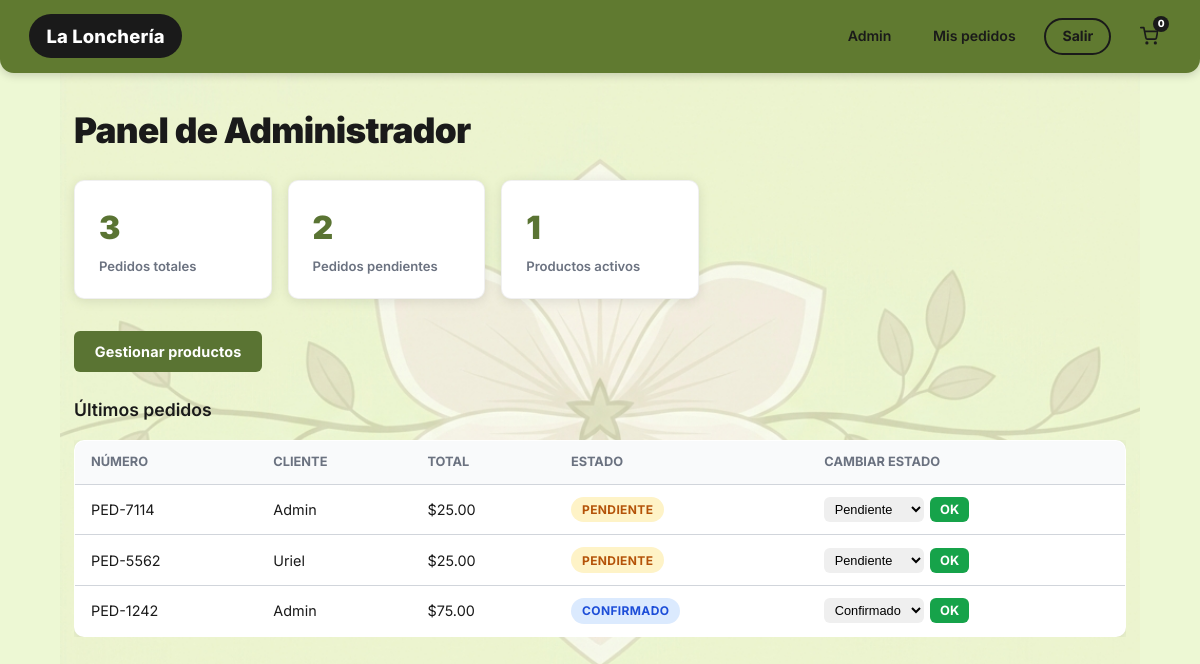
Page /admin (signed in) on the committed database.
### app.py (models this page shows, shortened)
class Pedido(db.Model):
    __tablename__ = "pedidos"
    id              = db.Column(db.Integer, primary_key=True)
    numero_pedido   = db.Column(db.String(20), unique=True, nullable=False)
    usuario_id      = db.Column(db.Integer, db.ForeignKey("usuarios.id"), nullable=False)
    estado          = db.Column(db.String(30), default="pendiente")
    notas           = db.Column(db.Text, nullable=True)
    metodo_pago     = db.Column(db.String(20), default="efectivo")
    subtotal        = db.Column(db.Float, default=0.0)
    total           = db.Column(db.Float, default=0.0)
    stripe_session  = db.Column(db.String(200), nullable=True)
    pago_confirmado = db.Column(db.Boolean, default=False)
    creado_en       = db.Column(db.DateTime, default=datetime.utcnow)
    detalles        = db.relationship("DetallePedido", backref="pedido", lazy=True,
                                      cascade="all, delete-orphan")
    ESTADOS = {
        "pendiente":      {"label": "Pendiente",  "color": "#F59E0B"},
        "confirmado":     {"label": "Confirmado", "color": "#3B82F6"},
        "en_preparacion": {"label": "Preparando", "color": "#8B5CF6"},
        "listo":          {"label": "Listo",      "color": "#10B981"},
        "entregado":      {"label": "Entregado",  "color": "#6B7280"},
        "cancelado":      {"label": "Cancelado",  "color": "#EF4444"},
    }
    @property
    def estado_info(self):
        return self.ESTADOS.get(self.estado, {"label": self.estado, "color": "#6B7280"})

class Usuario(db.Model, UserMixin):
    __tablename__ = "usuarios"
    id         = db.Column(db.Integer, primary_key=True)
    nombre     = db.Column(db.String(100), nullable=False)
    correo     = db.Column(db.String(150), unique=True, nullable=False)
    contrasena = db.Column(db.String(256), nullable=True)
    google_id  = db.Column(db.String(100), unique=True, nullable=True)
    avatar_url = db.Column(db.String(500), nullable=True)
    es_admin   = db.Column(db.Boolean, default=False)
    pedidos    = db.relationship("Pedido", backref="cliente", lazy=True)

### app.py (the view)
@app.route("/admin")
@login_required
def panel_admin():
    if solo_admin():
        return redirect(url_for("inicio"))
    return render_template("admin_dashboard.html",
        total_pedidos   = Pedido.query.count(),
        pendientes      = Pedido.query.filter_by(estado="pendiente").count(),
        total_productos = Producto.query.filter_by(activo=True).count(),
        pedidos         = Pedido.query.order_by(Pedido.creado_en.desc()).limit(15).all(),
        nombre=NOMBRE, cnt=0)

### app.py (called while the page is built)
@login_manager.user_loader
def cargar_usuario(uid):
    return db.session.get(Usuario, int(uid))

def solo_admin():
    return not (current_user.is_authenticated and current_user.es_admin)

### templates/admin_dashboard.html (shortened to what this page needs)
{% extends "base.html" %}
{% block contenido %}
<div class="contenedor">
  <h1 class="titulo-seccion">Panel de Administrador</h1>
  <div class="stats-grid">
    <div class="stat-tarjeta">
      <div class="stat-numero">{{ total_pedidos }}</div>
      <div class="stat-label">Pedidos totales</div>
    </div>
    <div class="stat-tarjeta">
      <div class="stat-numero">{{ pendientes }}</div>
      <div class="stat-label">Pedidos pendientes</div>
    </div>
    <div class="stat-tarjeta">
      <div class="stat-numero">{{ total_productos }}</div>
      <div class="stat-label">Productos activos</div>
    </div>
  </div>
  <div style="margin-bottom:1.5rem;">
    <a href="{{ url_for('admin_productos') }}" class="btn btn-primario" style="width:auto;display:inline-block;">
      Gestionar productos
    </a>
  </div>
  <h2 style="font-size:1.1rem;font-weight:600;margin-bottom:1rem;">Últimos pedidos</h2>
  {% if pedidos %}
  <div style="overflow-x:auto;">
    <table class="tabla-admin">
      <thead>
        <tr>
          <th>Número</th>
          <th>Cliente</th>
          <th>Total</th>
          <th>Estado</th>
          <th>Cambiar estado</th>
        </tr>
      </thead>
      <tbody>
        {% for p in pedidos %}
        <tr>
          <td>
            <a href="{{ url_for('detalle_pedido', numero=p.numero_pedido) }}">
              {{ p.numero_pedido }}
            </a>
          </td>
          <td>{{ p.cliente.nombre }}</td>
          <td>${{ "%.2f"|format(p.total) }}</td>
          <td>
            <span class="badge badge-{{ p.estado }}">
              {{ p.estado_info.label }}
            </span>
          </td>
          <td>
            <form method="POST"
                  action="{{ url_for('actualizar_estado_pedido', pid=p.id) }}"
                  style="display:flex;gap:.4rem;">
              <select name="estado" style="padding:.25rem .4rem;border:1px solid var(--color-borde);border-radius:6px;font-size:.8rem;">
                <option value="pendiente"      {% if p.estado=='pendiente'      %}selected{% endif %}>Pendiente</option>
                <option value="confirmado"     {% if p.estado=='confirmado'     %}selected{% endif %}>Confirmado</option>
              </select>
              <button type="submit" class="btn btn-exito" style="padding:.25rem .6rem;font-size:.8rem;">
                OK
              </button>
            </form>
          </td>
        </tr>
        {% endfor %}
      </tbody>
    </table>
  </div>
  {% else %}
    <div class="vacio">
      <div class="vacio-icono">📋</div>
      <p>No hay pedidos todavía.</p>
    </div>
  {% endif %}
</div>
{% endblock %}

### templates/base.html (shortened to what this page needs)
<!DOCTYPE html>
<html lang="es">
<head>
  <link rel="stylesheet" href="{{ url_for('static', filename='css/main.css') }}">
</head>
<body>
<nav class="navbar">
  <a href="{{ url_for('inicio') }}" class="navbar-marca">
    {{ nombre }}
  </a>
  <div class="navbar-links">
    {% if current_user.is_authenticated %}
      {% if current_user.es_admin %}
        <a href="{{ url_for('panel_admin') }}">Admin</a>
      {% endif %}
      <a href="{{ url_for('mis_pedidos') }}">Mis pedidos</a>
      <a href="{{ url_for('salir') }}" class="btn-usuario">Salir</a>
    {% else %}
      <a href="{{ url_for('iniciar_sesion') }}" class="btn-usuario">Usuario</a>
      <a href="{{ url_for('registro') }}">Registro</a>
    {% endif %}
    <a href="{{ url_for('ver_carrito') }}" class="btn-carrito" title="Ver carrito">
      <span id="cartCount">{{ cnt }}</span>
    </a>
  </div>
</nav>
{% block contenido %}{% endblock %}
</body>
</html>

### static/css/main.css (style rules this page uses)
:root { --verde-navbar: #607a30; --verde-oscuro: #5a7433; --verde-medio: #6b8c3a; --verde-claro: #edf8d4; --verde-muy-claro: #f2fae0; --verde-boton: #5a7433; --texto-oscuro: #1a1a1a; --texto-blanco: #ffffff; --texto-gris: #6b7280; --texto-gris-claro: #9ca3af; --borde-negro: #1a1a1a; --borde-suave: #d1d5db; --sombra: 0 2px 12px rgba(0, 0, 0, .10); --sombra-tarjeta: 0 4px 20px rgba(0, 0, 0, .12); --radio: 10px; --radio-sm: 6px; --radio-pill: 50px; --fuente: 'Inter', 'Segoe UI', system-ui, sans-serif; --exito: #16a34a; --error: #dc2626; --info: #2563eb; }
*, *::before, *::after { box-sizing: border-box; margin: 0; padding: 0; }
html { scroll-behavior: smooth; }
body { font-family: var(--fuente); background-color: var(--verde-claro); background-image: url("/static/flor_fondo.png"); background-repeat: no-repeat; background-position: center 45%; background-size: 90% auto; background-attachment: local; color: var(--texto-oscuro); line-height: 1.6; min-height: 100vh; }
a { color: inherit; text-decoration: none; }
.navbar { background: var(--verde-navbar); padding: .9rem 1.8rem; display: flex; align-items: center; justify-content: space-between; position: sticky; top: 0; z-index: 100; box-shadow: 0 2px 10px rgba(0, 0, 0, .18); border-radius: 0 0 14px 14px; }
.navbar-marca { display: inline-flex; align-items: center; gap: .4rem; background: var(--texto-oscuro); color: var(--texto-blanco); font-size: 1.15rem; font-weight: 800; padding: .45rem 1.1rem; border-radius: 50px; letter-spacing: .01em; transition: opacity .2s; }
.navbar-links { display: flex; align-items: center; gap: 1rem; }
.navbar-links a { color: var(--texto-oscuro); font-size: .88rem; font-weight: 600; padding: .35rem .8rem; border-radius: 20px; transition: background .2s; }
.btn-usuario { background: transparent; border: 2px solid var(--texto-oscuro) !important; color: var(--texto-oscuro) !important; border-radius: 50px !important; font-weight: 700 !important; padding: .35rem 1rem !important; font-size: .88rem !important; }
.btn-carrito { display: inline-flex; align-items: center; justify-content: center; position: relative; width: 44px; height: 44px; color: var(--texto-oscuro); font-size: 1.5rem; border-radius: 50%; transition: background .2s; }
#cartCount { position: absolute; top: 2px; right: 2px; background: var(--texto-oscuro); color: var(--texto-blanco); border-radius: 50%; font-size: .62rem; font-weight: 800; width: 16px; height: 16px; display: flex; align-items: center; justify-content: center; line-height: 1; }
.contenedor { max-width: 1100px; margin: 0 auto; padding: 1.8rem 1.5rem; }
.titulo-seccion { font-size: 2.2rem; font-weight: 900; margin-bottom: 1.4rem; color: var(--texto-oscuro); letter-spacing: -.02em; }
.btn { display: inline-block; padding: .55rem 1.3rem; border-radius: var(--radio-sm); font-weight: 700; font-size: .9rem; border: none; cursor: pointer; transition: filter .18s, transform .12s; text-align: center; font-family: var(--fuente); letter-spacing: .01em; }
.btn-primario { background: var(--verde-boton); color: var(--texto-blanco); width: 100%; }
.btn-exito { background: var(--exito); color: var(--texto-blanco); }
.badge { display: inline-block; padding: .2rem .7rem; border-radius: 50px; font-size: .75rem; font-weight: 700; text-transform: uppercase; letter-spacing: .03em; }
.badge-pendiente { background: #fef3c7; color: #b45309; }
.badge-confirmado { background: #dbeafe; color: #1d4ed8; }
.stats-grid { display: grid; grid-template-columns: repeat(auto-fill, minmax(180px, 1fr)); gap: 1rem; margin-bottom: 2rem; }
.stat-tarjeta { background: var(--texto-blanco); border-radius: var(--radio); padding: 1.3rem 1.5rem; box-shadow: var(--sombra); border: 1px solid rgba(0, 0, 0, .06); }
.stat-numero { font-size: 2rem; font-weight: 900; color: var(--verde-oscuro); }
.stat-label { font-size: .82rem; color: var(--texto-gris); font-weight: 600; margin-top: .2rem; }
.tabla-admin { width: 100%; border-collapse: collapse; background: var(--texto-blanco); border-radius: var(--radio); overflow: hidden; box-shadow: var(--sombra); border: 1px solid rgba(0, 0, 0, .06); }
.tabla-admin th { background: #f9fafb; padding: .7rem 1rem; text-align: left; font-size: .8rem; text-transform: uppercase; color: var(--texto-gris); border-bottom: 1px solid var(--borde-suave); }
.tabla-admin td { padding: .75rem 1rem; border-bottom: 1px solid var(--borde-suave); font-size: .9rem; }
.tabla-admin tr:last-child td { border-bottom: none; }

### rows in the picture
Pedido: numero_pedido "PED-7114", cliente.nombre "Admin", total "25.00", estado_info.label "PENDIENTE", estado "Pendiente"
Pedido: numero_pedido "PED-5562", cliente.nombre "Uriel", total "25.00", estado_info.label "PENDIENTE", estado "Pendiente"
Pedido: numero_pedido "PED-1242", cliente.nombre "Admin", total "75.00", estado_info.label "CONFIRMADO", estado "Confirmado"

### other values in the picture
{{ nombre }} "La Lonchería"
{{ cnt }} "0"
{{ total_pedidos }} "3"
{{ pendientes }} "2"
{{ total_productos }} "1"
